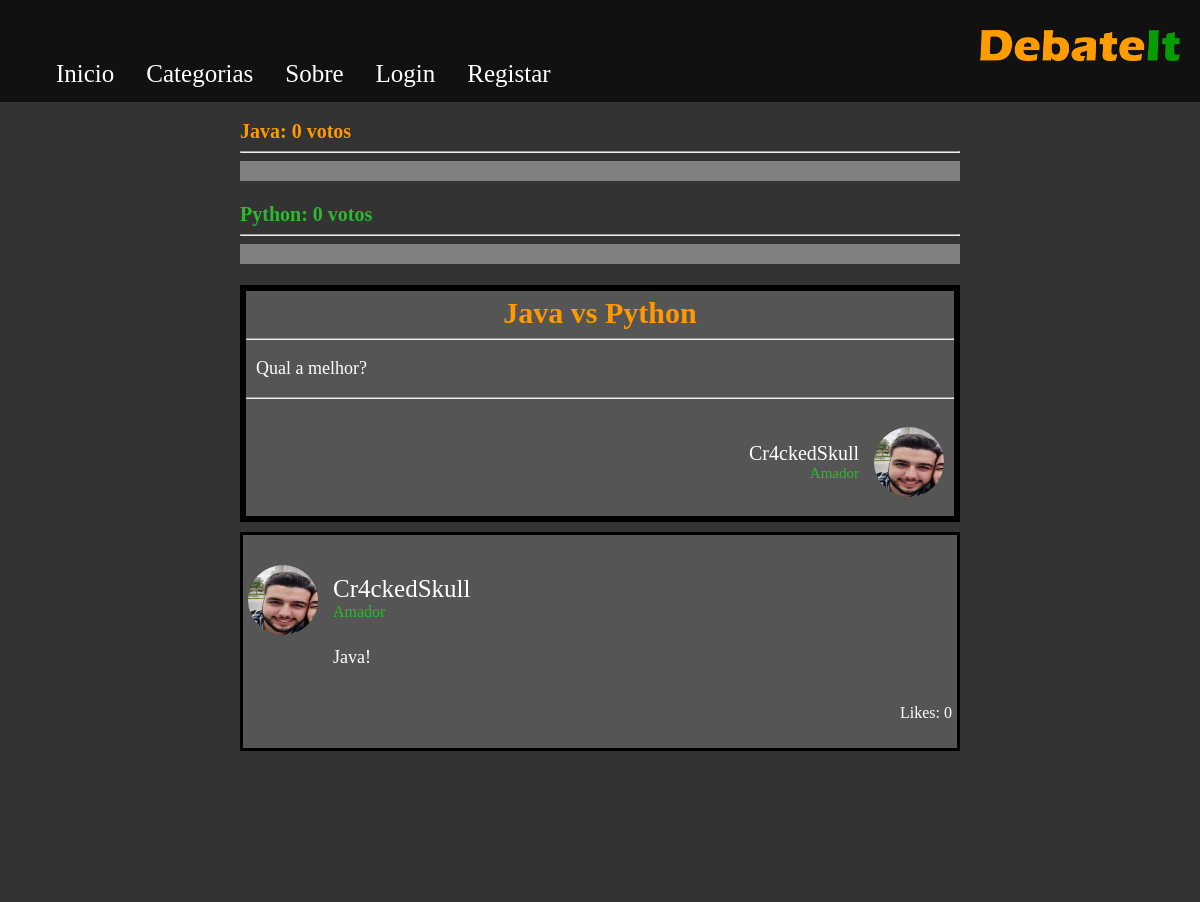
Screenshot of /discussion/42/ with the database file from the repository.
### forum/models.py (models this page shows, shortened)
class DebateOption(models.Model):
    title = models.CharField(max_length=50)
    key = models.IntegerField()
    def __str__(self):
        return self.title

class Discussion(models.Model):
    title = models.CharField(max_length=100)
    descr = models.TextField(default="")
    owner = models.ForeignKey(User, on_delete=models.CASCADE)
    category = models.ForeignKey(Category, on_delete=models.CASCADE)
    mode = models.ForeignKey(DebateMode, on_delete=models.CASCADE)
    options = models.ManyToManyField(DebateOption)
    team1 = models.ManyToManyField(User, related_name='team1', default=None)
    team2 = models.ManyToManyField(User, related_name='team2', default=None)

class ForumUser(models.Model):
    user = models.OneToOneField(User, on_delete=models.CASCADE)
    pic = models.ImageField(null=True, blank=True)
    age = models.CharField(max_length=100)
    respect = models.ForeignKey(ForumRespect, on_delete=models.CASCADE, null=True, default=None)

class ForumRespect(models.Model):
    title = models.CharField(max_length=100)
    key = models.IntegerField()
    def __str__(self):
        return self.title

class Post(models.Model):
    owner = models.ForeignKey(User, on_delete=models.CASCADE)
    text = models.TextField()
    pub_date = models.DateTimeField("Data de publicação")
    discussion = models.ForeignKey(Discussion, on_delete=models.CASCADE)

### forum/views.py (the view)
# urls.py: url(r'^discussion/(?P<discussion_id>[0-9]+)/$', views.discussion_details, name='forum_discussion'),
def discussion_details(request, discussion_id):
    if request.method == 'POST':
        if request.POST['comment'] != '':
            creation_manager.create_post(request.user, request.POST['comment'], discussion_id)
            return HttpResponseRedirect(reverse('forum_discussion', args=(discussion_id,)))
    logged_in = request.user.is_authenticated
    discussion = Discussion.objects.get(id=discussion_id)
    if discussion.mode.key == constants.DEBATEIT_MODE:
        if logged_in:
            signed = creation_manager.check_if_signed(request.user, discussion)
            if not signed:
                context = creation_manager.generate_context(discussion, constants.NOT_SIGNED_PURP, logged_in)
                return render(request, "forum/DebateSignUp.html", context)
        context = creation_manager.generate_context(discussion, constants.DEBATEIT_PURP, logged_in)
        return render(request, "forum/DiscussionDetails.html", context)
    context = creation_manager.generate_context(discussion, constants.NORMAL_PURP, logged_in)
    return render(request, "forum/DiscussionDetails.html", context)

### forum/utils/creation_manager.py (called while the page is built)
def generate_context(discussion, purpose, logged_in):
    context = {'discussion': discussion, 'logged_in': logged_in}
    if purpose == constants.NOT_SIGNED_PURP:
        context = {**context, 'options': discussion.options.all()}
    elif purpose == constants.NORMAL_PURP:
        context = {**context, 'posts': Post.objects.filter(discussion=discussion)}
    elif purpose == constants.DEBATEIT_PURP:
        team1_likes = get_like_count(discussion.team1.all(), discussion)
        team2_likes = get_like_count(discussion.team2.all(), discussion)
        context = {
            **context,
            'options': discussion.options.all(),
            'posts': Post.objects.filter(discussion=discussion),
            'team1_likes': team1_likes,
            'team2_likes': team2_likes,
            'debate': True
        }
    return context

def get_like_count(team, discussion):
    aux = 0
    for x in team:
        for y in x.post_set.filter(discussion=discussion):
            aux += y.like_set.count()
    return aux

### forum/templates/forum/DiscussionDetails.html (shortened to what this page needs)
{% extends 'forum/Base.html' %}
{% load static %}
{% block content %}
    <br>
    <div class="discussion_container">
        <section class="discussion_debatemode">
            {% if debate %}
                <label for="team1_prog" class="discussion_label1"> {{ options.first }}: {{ team1_likes }} votos </label>
                <hr>
                <progress id="team1_prog" max="10" value="{{ team1_likes }}"></progress>
                <label for="team2_prog" class="discussion_label2"> {{ options.last }}: {{ team2_likes }} votos </label>
                <hr>
                <progress id="team2_prog" max="10" value="{{ team2_likes }}"></progress>
            {% endif %}
        </section>
        <section class="discussion_header">
            <header>
                <h1 class="disc_head_title">{{ discussion.title }}</h1>
                <hr>
                <p class="disc_head_descr">{{ discussion.descr }}</p>
            </header>
            <hr>
            <footer>
                <a href="{% url 'profile_page_ext' discussion.owner.id %}">
                    <picture class="disc_footer_pic">
                        <img src="{{ discussion.owner.forumuser.pic }}" alt="profile_pic.jpg" width="55">
                    </picture>
                </a>
                <div class="disc_owner">
                    <p class="disc_footer_username">{{ discussion.owner.username }}</p>
                    <p class="disc_footer_respect">{{ discussion.owner.forumuser.respect }}</p>
                </div>
            </footer>
        </section>
        {% for post in posts %}
            <section class="post_container">
                <div>
                    <a href="{% url 'profile_page_ext' post.owner.id %}">
                        <picture class="post_pic">
                            <img src="{{ post.owner.forumuser.pic }}" alt="profile_pic" width="55">
                        </picture>
                    </a>
                    <p class="post_username">{{ post.owner.username }} </p>
                    <p class="post_respect"> {{ post.owner.forumuser.respect.title }}</p>
                </div>
                <div>
                    <p class="post_text"> {{ post.text }} </p>
                    <form action="{% url 'forum_like' %}" method="Post">
                        <div class="post_like_zone">
                            <p class="post_likes" for="like_button">
                                Likes: {{ post.like_set.count }}
                            </p>
                        </div>
                    </form>
                </div>
            </section>
        {% endfor %}
    </div>
{% endblock %}

### forum/static/forum/style.css (style rules this page uses)
body { color: white; margin: 0; font-family: "Bookman Old Style"; }
h1 { margin: 0; }
.discussion_container { width: 60%; margin: 0 auto; padding-bottom: 20px; }
.discussion_debatemode label { font-size: 20px; font-weight: bold; margin-bottom: 20px; }
.discussion_debatemode progress { width: 100%; height: 20px; margin-bottom: 20px; background: #2eb82e; }
.discussion_label1 { color: #ff9900; }
.discussion_label2 { color: #2eb82e; }
.discussion_header { background-color: #555; border: 6px solid black; padding-top: 5px; padding-bottom: 5px; overflow: hidden; }
.disc_head_title { font-size: 30px; text-align: center; color: #ff9900; }
.disc_head_descr { font-size: 18px; margin-left: 10px; }
.disc_footer_pic { float: right; margin-right: 10px; margin-bottom: 10px; padding-top: 20px; }
.disc_footer_pic img { width: 70px; height: 70px; position: relative; overflow: hidden; border-radius: 50%; }
.disc_footer_username { padding-top: 15px; font-size: 20px; margin-bottom: 0; }
.disc_footer_respect { margin-top: 0; font-size: 15px; text-align: right; color: #2eb82e; }
.disc_owner { float: right; margin-right: 15px; }
.post_container { background-color: #555; padding-bottom: 10px; margin-top: 10px; margin-bottom: 10px; border: 3px solid black; overflow: hidden; }
.post_pic { float: left; padding: 5px 15px 10px 5px; }
.post_pic img { width: 70px; height: 70px; position: relative; overflow: hidden; border-radius: 50%; }
.post_username { padding-top: 15px; font-size: 25px; margin-bottom: 0; }
.post_respect { margin-top: 0; color: #2eb82e; }
.post_text { font-size: 18px; margin: 0 85px 10px 85px; padding: 10px 0 10px 5px; }
.post_likes { text-align: left; margin-right: 5px; }
.post_like_zone { float: right; }

### rows the page displays
DebateOption: first "Java"
DebateOption: last "Python"
Discussion: title "Java vs Python", descr "Qual a melhor?", owner.forumuser.pic (picture), owner.username "Cr4ckedSkull", owner.forumuser.respect "Amador"
Post: owner.forumuser.pic (picture), owner.username "Cr4ckedSkull", owner.forumuser.respect "Amador", text "Java!", like_set.count "0"

### other values shown
{{ team1_likes }} "0"
{{ team2_likes }} "0"
